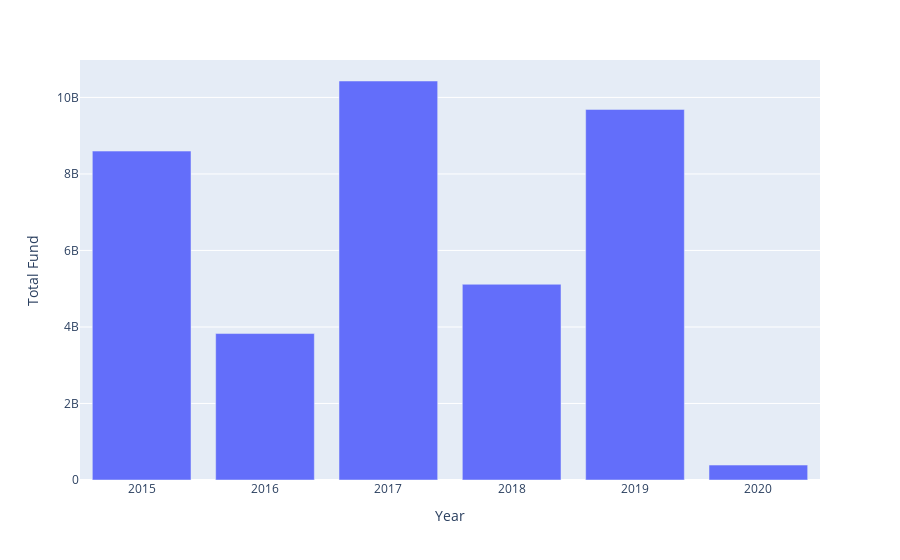

Notebook cell for this chart:
### Code cell
total_fund_year =df.groupby("Year")["Amount in USD"].sum().reset_index()
total_fund_year.columns = ["Year","Total Fund"]
total_fund_year
fig = px.bar(total_fund_year,x="Year",y="Total Fund")
fig.show()

### Figure 1 — Plotly figure (JSON) as saved in the notebook; plotly's stock layout.template omitted (floating-point values rounded to 4 significant figures)
{"data": [{"hovertemplate": "Year=%{x}<br>Total Fund=%{y}<extra></extra>", "legendgroup": "", "marker": {"color": "#636efa", "pattern": {"shape": ""}}, "name": "", "orientation": "v", "showlegend": false, "textposition": "auto", "type": "bar", "x": [2015.0, 2016.0, 2017.0, 2018.0, 2019.0, 2020.0], "xaxis": "x", "y": [8597000000.0, 3828000000.0, 10430000000.0, 5116000000.0, 9687000000.0, 390200000.0], "yaxis": "y"}], "layout": {"barmode": "relative", "legend": {"tracegroupgap": 0}, "margin": {"t": 60}, "xaxis": {"anchor": "y", "domain": [0, 1], "title": {"text": "Year"}}, "yaxis": {"anchor": "x", "domain": [0, 1], "title": {"text": "Total Fund"}}}}
